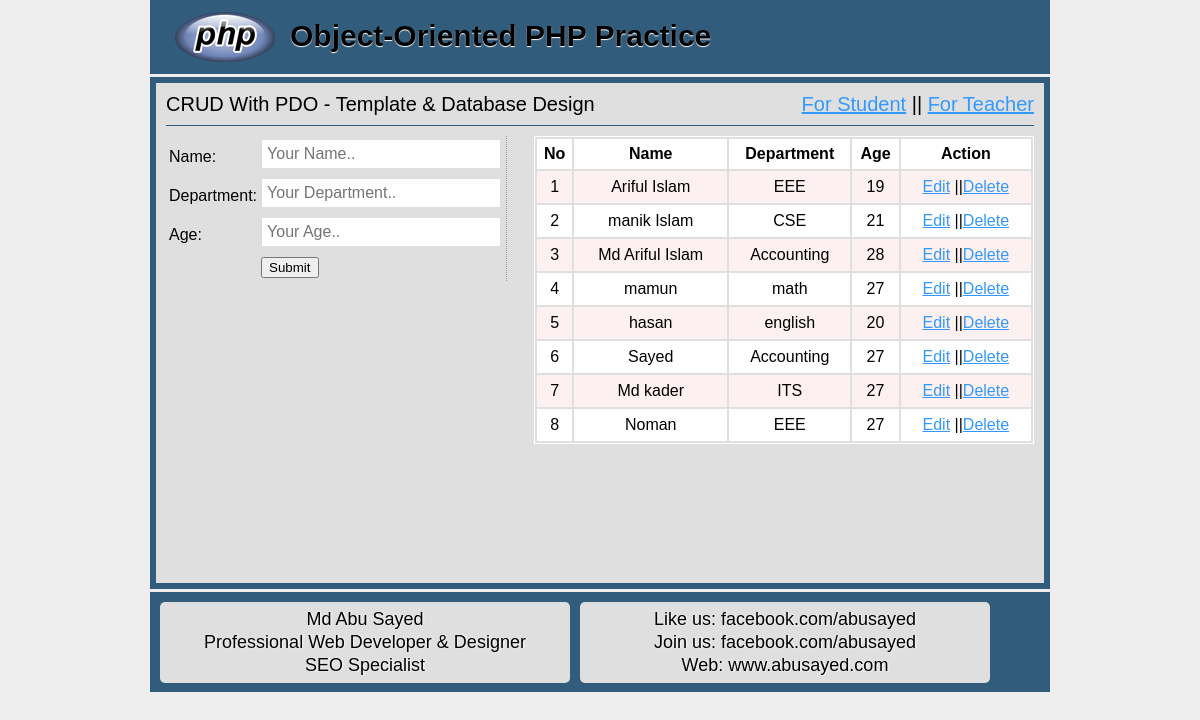
The page / on the database its author committed.
### tables this page shows
CREATE TABLE `tbl_student` (
  `id` int(11) NOT NULL,
  `name` varchar(45) NOT NULL,
  `dep` varchar(45) NOT NULL,
  `age` int(11) NOT NULL
);

### classes/Main.php (called while the page is built, shortened)
<?php
  include "DB.php";
  abstract class Main{
  	protected $table;
    public function readAll(){
        $sql = "SELECT * FROM $this->table";
        $stmt = DB::prepare($sql);
        $stmt->execute();
        return $stmt->fetchAll();
    }
  }
?>

### classes/DB.php (called while the page is built, shortened)
<?php
     class DB {
         private static $pdo;
         public static function connection(){
             if(!self::$pdo){
                    try {
                 self::$pdo =  new PDO('mysql:host='.DB_HOST.'; dbname='.DB_NAME, DB_USER, DB_PASS);
             } catch (Exception $e) {
                 echo $e->getMessage();
                     }
             }
             return self::$pdo;
          }
          public static function prepare($sql){
              return self::connection()->prepare($sql);
          }
}
?>

### index.php (the view, shortened to what this page needs)
<?php include "inc/header.php"; ?>
<section class="mainleft">
    <?php
  $user = new Student();
?>
<?php
  if (isset($_GET['action']) && $_GET['action']=='update') {
    $id = (int)$_GET['id'];
    $result = $user->readByid($id);
?>
     <form action="" method="post">
        <table>
          <input type="hidden" name="id" value="<?php echo $result['id'];?>"/>
            <tr>
                <td>Name: </td>
                <td><input type="text" name="name" value="<?php echo $result['name'];?>" required="1"/></td>
            </tr>
             <tr>
                <td>Department: </td>
                <td><input type="text" name="dep" value="<?php echo $result['dep'];?>" required="1"/></td>
            </tr>
             <tr>
                <td>Age: </td>
                <td><input type="text" name="age" value="<?php echo $result['age'];?>" required="1"/></td>
            </tr>
             <tr>
                <td> </td>
                <td><input type="submit" name="update" value="Update"/></td>
            </tr>
        </table>
    </form>
    <?php } else{ ?>
    <form action="" method="post">
        <table>
            <tr>
                <td>Name: </td>
                <td><input type="text" name="name" placeholder="Your Name.." required="1"/></td>
            </tr>
             <tr>
                <td>Department: </td>
                <td><input type="text" name="dep" placeholder="Your Department.." required="1"/></td>
            </tr>
             <tr>
                <td>Age: </td>
                <td><input type="text" name="age" placeholder="Your Age.." required="1"/></td>
            </tr>
             <tr>
                <td> </td>
                <td><input type="submit" name="create" value="Submit"/></td>
            </tr>
        </table>
    </form>
    <?php }?>
</section>
<section class="mainright">
    <table class="tblone">
        <tr>
            <th>No</th>
            <th>Name</th>
            <th>Department</th>
            <th>Age</th>
            <th>Action</th>
        </tr>
   <?php
   $i = 0;
   foreach ($user->readAll() as $value) {
         $i++;
   ?>
        <tr>
            <td><?php echo $i;?></td>
            <td><?php echo $value['name'];?></td>
            <td><?php echo $value['dep'];?></td>
            <td><?php echo $value['age'];?></td>
            <td>
              <?php echo "<a href='index.php?action=update&id=".$value['id']."'>Edit</a>";?> ||<?php echo "<a href='index.php?action=delete&id=".$value['id']."' onclick='return confirm(\"Are you Sure to Delete Data...\")'>Delete</a>";?>
            </td>
        </tr>
   <?php } ?>
    </table>
</section>
<?php include "inc/footer.php"; ?>

### inc/header.php (shortened to what this page needs)
<!DOCTYPE HTML>
<html>
<head>
</head>
<body>
  <header class="headeroption">
    <h2>Object-Oriented PHP Practice </h2>
  </header>
<div class="content">
    <section class="subject">
        <p>CRUD With PDO - Template & Database Design<span style="float: right"><a href="index.php">For Student</a> || <a href="teacher.php">For Teacher</a></span></p>
    </section>

### inc/footer.php
</div>
  <footer class="footeroption">
	  <section class="footerone">
	  <p>Md Abu Sayed</p>
	  <p> Professional Web Developer & Designer</p>
	  <p>SEO Specialist</p>
	  </section>
	  <section class="footerone">
		  <p>Like us: facebook.com/abusayed</p>
		  <p>Join us: facebook.com/abusayed</p>
		  <p>Web: www.abusayed.com</p>
	  </section>
  </footer>
</body>
</html>

### inc/header.php (style rules this page uses)
body { font-family: arial;font-size: 15px;line-height: 18px;margin: 0 auto;width: 900px;background:#EEEEEE }
a { color:#3399FF; }
.headeroption { background: #315C7C url("img/php.png") no-repeat scroll 25px 12px;height: 74px;overflow: hidden;padding-left: 140px; }
.headeroption h2 { color: #000;font-size: 30px;padding-top: 2px;text-shadow: 0 1px 1px #fff; }
.content { background: #DFDFDF;border: 6px solid #315C7C;font-size: 16px;line-height: 22px;margin-bottom: 3px;margin-top: 3px;min-height: 480px;overflow: hidden;padding: 10px; }
.subject { border-bottom: 1px solid #315C7C;font-size: 20px;margin-bottom: 10px;padding-bottom: 10px; }
.subject p { margin:0; }
.mainleft { border-right: 1px dotted #999;float:left;margin-right:16px;width: 340px; }
.mainright { float:right;width:500px; }
.tblone { width:100%;border:1px solid #fff; }
.tblone td { padding:5px 10px;text-align:center; }
table.tblone tr:nth-child(2n+1) { background:#fff;height:30px; }
table.tblone tr:nth-child(2n) { background:#fdf0f1;height:30px; }
input[type="text"] { border:1px solid #ddd;margin-bottom:5px;padding:5px;width:228px;font-size:16px }
input[type="submit"] { cursor: pointer }
.footeroption { height:90px;background:#315C7C;overflow:hidden;padding-top:10px; }
.footerone { background: #DFDFDF;border-radius: 5px;float: left;font-size:18px;line-height:23px;margin-left: 10px;padding:6px 10px;text-align:center;text-shadow: 1px 0 2px #fff;width:390px;overflow: hidden; }
.footerone p { margin:0; }

### rows shown on the page
tbl_student: name "Ariful Islam", dep "EEE", age "19"
tbl_student: name "manik Islam", dep "CSE", age "21"
tbl_student: name "Md Ariful Islam", dep "Accounting", age "28"
tbl_student: name "mamun", dep "math", age "27"
tbl_student: name "hasan", dep "english", age "20"
tbl_student: name "Sayed", dep "Accounting", age "27"
tbl_student: name "Md kader", dep "ITS", age "27"
tbl_student: name "Noman", dep "EEE", age "27"
